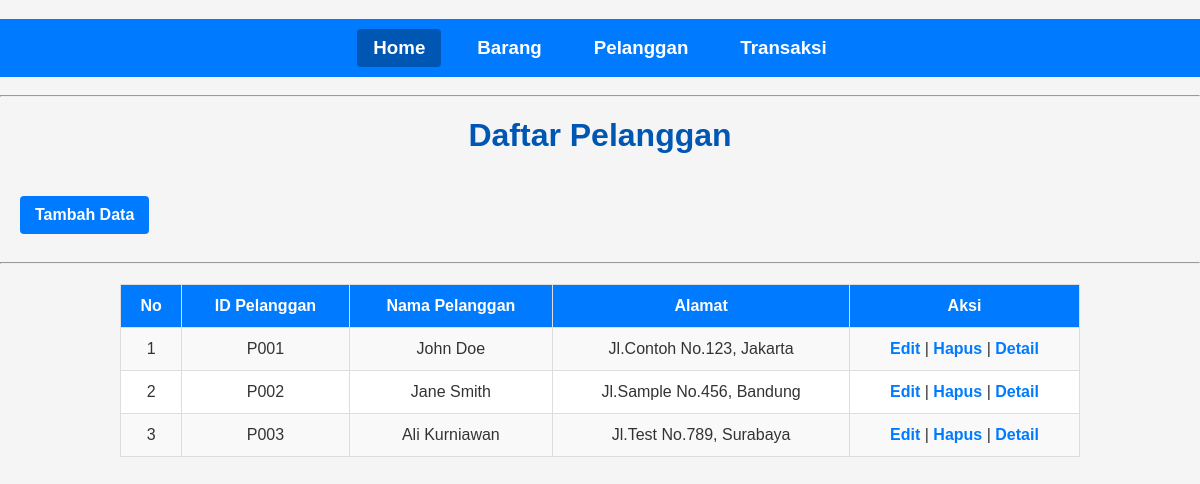
The app's page /pelanggan.php with its own data.
### tables this page shows
CREATE TABLE `pelanggan` (
  `no` int(11) NOT NULL,
  `id_pelanggan` varchar(20) NOT NULL,
  `nama_pelanggan` varchar(35) NOT NULL,
  `alamat` varchar(40) NOT NULL
);

### pelanggan.php (the view, shortened to what this page needs)
<?php
include 'koneksi.php';
$result = $conn->query("SELECT * FROM pelanggan");
?>
<!DOCTYPE html>
<html>
<head>
</head>
<body>
<h3>
<nav>
        <ul class="nav-menu">
            <a href="home.php" class="active"> Home </a>
            <a href="barang.php"> Barang </a>
            <a href="pelanggan.php"> Pelanggan </a>
            <a href="transaksi.php"> Transaksi </a>
        </ul>
    </nav>
</h3>
<hr>
    <h1>Daftar Pelanggan</h1>
    <a href="tambah_pelanggan.php">Tambah Data</a>
    <hr>
    <table border="1" cellspacing="0" cellpadding="5">
        <tr>
            <th>No</th>
            <th>ID Pelanggan</th>
            <th>Nama Pelanggan</th>
            <th>Alamat</th>
            <th>Aksi</th>
        </tr>
        <?php $no = 1; while ($row = $result->fetch_assoc()): ?>
        <tr>
            <td><?= $no++; ?></td>
            <td><?= $row['id_pelanggan']; ?></td>
            <td><?= $row['nama_pelanggan']; ?></td>
            <td><?= $row['alamat']; ?></td>
            <td>
                <a href="edit_pelanggan.php?no=<?= $row['no']; ?>">Edit</a> |
                <a href="hapus_pelanggan.php?no=<?= $row['no']; ?>" onclick="return confirm('Apakah Anda yakin?')">Hapus</a> |
                <a href="detail_pelanggan.php?no=<?= $row['no']; ?>">Detail</a>
            </td>
        </tr>
        <?php endwhile; ?>
    </table>
</body>
</html>

### pelanggan.php (style rules this page uses)
body { font-family: Arial, sans-serif; margin: 0; padding: 0; background-color: #f5f5f5; color: #333; }
nav { background-color: #007bff; padding: 10px 0; }
.nav-menu { display: flex; justify-content: center; list-style: none; gap: 20px; padding: 0; margin: 0; }
.nav-menu a { color: #fff; text-decoration: none; padding: 8px 16px; border-radius: 4px; font-weight: bold; }
.nav-menu a.active, .nav-menu a:hover { background-color: #0056b3; }
h1 { text-align: center; color: #0056b3; margin-top: 20px; }
a[href="tambah_pelanggan.php"] { display: inline-block; margin: 20px; padding: 10px 15px; background-color: #007bff; color: #fff; text-decoration: none; border-radius: 4px; font-weight: bold; }
table { width: 80%; margin: 20px auto; border-collapse: collapse; background-color: #fff; }
table, th, td { border: 1px solid #ddd; }
th, td { padding: 12px; text-align: center; }
th { background-color: #007bff; color: #fff; }
tr:nth-child(even) { background-color: #f9f9f9; }
table td a { color: #007bff; text-decoration: none; font-weight: bold; }

### records on screen
pelanggan: id_pelanggan "P001", nama_pelanggan "John Doe", alamat "Jl.Contoh No.123, Jakarta"
pelanggan: id_pelanggan "P002", nama_pelanggan "Jane Smith", alamat "Jl.Sample No.456, Bandung"
pelanggan: id_pelanggan "P003", nama_pelanggan "Ali Kurniawan", alamat "Jl.Test No.789, Surabaya"
